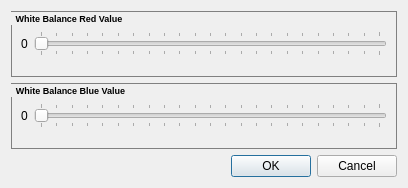
<?xml version="1.0" encoding="UTF-8"?>
<ui version="4.0">
 <class>Form</class>
 <widget class="QWidget" name="Form">
  <property name="geometry">
   <rect>
    <x>0</x>
    <y>0</y>
    <width>408</width>
    <height>188</height>
   </rect>
  </property>
  <property name="windowTitle">
   <string>Form</string>
  </property>
  <property name="styleSheet">
   <string notr="true">QGroupBox{
	border: 1px solid grey;
	font: bold 7pt
}</string>
  </property>
  <layout class="QVBoxLayout" name="verticalLayout">
   <item>
    <widget class="QGroupBox" name="groupBox">
     <property name="minimumSize">
      <size>
       <width>0</width>
       <height>65</height>
      </size>
     </property>
     <property name="title">
      <string>White Balance Red Value</string>
     </property>
     <layout class="QHBoxLayout" name="horizontalLayout">
      <item>
       <widget class="QLabel" name="whitebalRedValueLabel">
        <property name="text">
         <string>0</string>
        </property>
       </widget>
      </item>
      <item>
       <widget class="QSlider" name="whitebalRedValueSlider">
        <property name="minimum">
         <number>80</number>
        </property>
        <property name="maximum">
         <number>300</number>
        </property>
        <property name="orientation">
         <enum>Qt::Horizontal</enum>
        </property>
        <property name="tickPosition">
         <enum>QSlider::TicksBothSides</enum>
        </property>
       </widget>
      </item>
     </layout>
    </widget>
   </item>
   <item>
    <widget class="QGroupBox" name="groupBox_2">
     <property name="minimumSize">
      <size>
       <width>0</width>
       <height>65</height>
      </size>
     </property>
     <property name="title">
      <string>White Balance Blue Value</string>
     </property>
     <layout class="QHBoxLayout" name="horizontalLayout_2">
      <item>
       <widget class="QLabel" name="whitebalBlueValueLabel">
        <property name="text">
         <string>0</string>
        </property>
       </widget>
      </item>
      <item>
       <widget class="QSlider" name="whitebalBlueValueSlider">
        <property name="minimum">
         <number>80</number>
        </property>
        <property name="maximum">
         <number>300</number>
        </property>
        <property name="orientation">
         <enum>Qt::Horizontal</enum>
        </property>
        <property name="tickPosition">
         <enum>QSlider::TicksBothSides</enum>
        </property>
       </widget>
      </item>
     </layout>
    </widget>
   </item>
   <item>
    <widget class="QDialogButtonBox" name="buttonBox">
     <property name="standardButtons">
      <set>QDialogButtonBox::Cancel|QDialogButtonBox::Ok</set>
     </property>
    </widget>
   </item>
  </layout>
 </widget>
 <resources/>
 <connections>
  <connection>
   <sender>whitebalRedValueSlider</sender>
   <signal>valueChanged(int)</signal>
   <receiver>whitebalRedValueLabel</receiver>
   <slot>setNum(int)</slot>
   <hints>
    <hint type="sourcelabel">
     <x>212</x>
     <y>40</y>
    </hint>
    <hint type="destinationlabel">
     <x>24</x>
     <y>41</y>
    </hint>
   </hints>
  </connection>
  <connection>
   <sender>whitebalBlueValueSlider</sender>
   <signal>valueChanged(int)</signal>
   <receiver>whitebalBlueValueLabel</receiver>
   <slot>setNum(int)</slot>
   <hints>
    <hint type="sourcelabel">
     <x>212</x>
     <y>111</y>
    </hint>
    <hint type="destinationlabel">
     <x>24</x>
     <y>112</y>
    </hint>
   </hints>
  </connection>
 </connections>
</ui>
